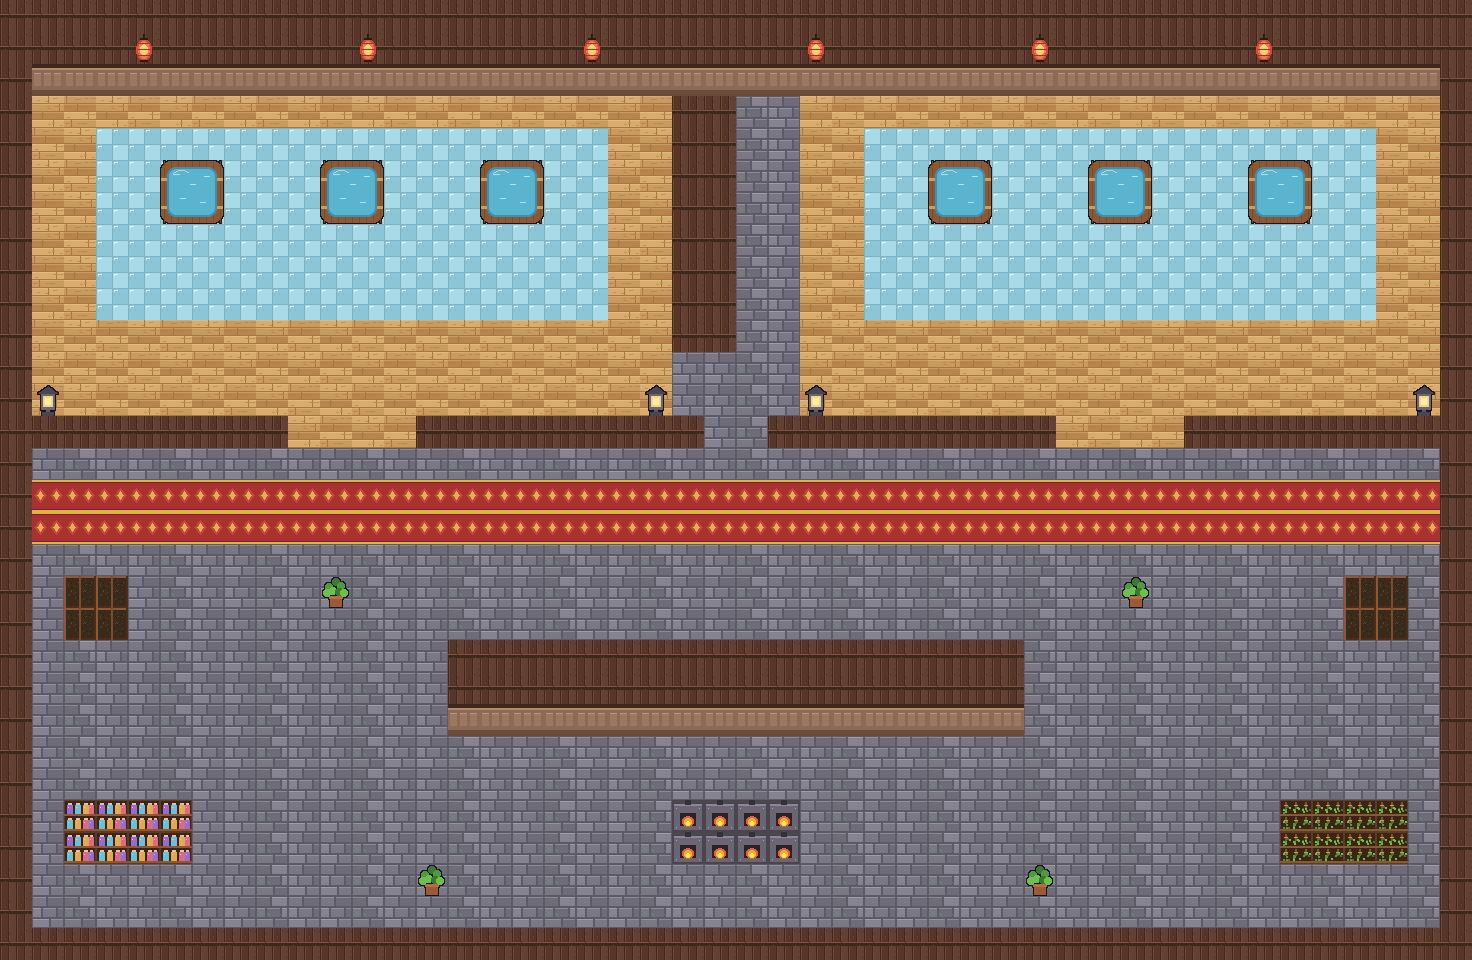

This is a level from a 2D game, rendered from its Tiled map with the project's own tilesets. A one-line summary and the map file follow, with tile-layer data summarised:
An orthogonal 46x30 tile map with 32x32 px tiles, 2 tile layers (piso, decoracion) and 54 objects (tina_1, tina_2, tina_3, tina_4, tina_5, ...).

<map version="1.10" tiledversion="1.10.2" orientation="orthogonal" renderorder="right-down" width="46" height="30" tilewidth="32" tileheight="32" infinite="0" nextlayerid="5" nextobjectid="55">
 <tileset firstgid="1" name="casa_banos" tilewidth="32" tileheight="32" tilecount="24" columns="4">
  <image source="tileset_casa_banos.png" width="128" height="192" />
 </tileset>
 <layer id="1" name="piso" width="46" height="30">
  <data>[1380 cells, 1380 non-empty, 7 distinct tile ids]</data>
 </layer>
 <layer id="2" name="decoracion" width="46" height="30">
  <data>[1380 cells, 386 non-empty, 13 distinct tile ids]</data>
 </layer>
 <objectgroup id="3" name="colisiones">
  <object id="1" x="0" y="0" width="1472" height="96" />
  <object id="2" x="0" y="928" width="1472" height="32" />
  <object id="3" x="0" y="0" width="32" height="960" />
  <object id="4" x="1440" y="0" width="32" height="960" />
  <object id="5" x="160" y="160" width="64" height="64" />
  <object id="6" x="320" y="160" width="64" height="64" />
  <object id="7" x="480" y="160" width="64" height="64" />
  <object id="8" x="928" y="160" width="64" height="64" />
  <object id="9" x="1088" y="160" width="64" height="64" />
  <object id="10" x="1248" y="160" width="64" height="64" />
  <object id="11" x="32" y="416" width="256" height="32" />
  <object id="12" x="416" y="416" width="288" height="32" />
  <object id="13" x="672" y="96" width="64" height="256" />
  <object id="14" x="768" y="416" width="288" height="32" />
  <object id="15" x="1184" y="416" width="256" height="32" />
  <object id="16" x="448" y="640" width="576" height="64" />
  <object id="17" x="64" y="800" width="128" height="64" />
  <object id="18" x="1280" y="800" width="128" height="64" />
  <object id="19" x="672" y="800" width="128" height="64" />
  <object id="20" x="64" y="576" width="64" height="64" />
  <object id="21" x="1344" y="576" width="64" height="64" />
  <object id="22" x="32" y="384" width="32" height="32" />
  <object id="23" x="640" y="384" width="32" height="32" />
  <object id="24" x="800" y="384" width="32" height="32" />
  <object id="25" x="1408" y="384" width="32" height="32" />
  <object id="26" x="416" y="864" width="32" height="32" />
  <object id="27" x="1024" y="864" width="32" height="32" />
  <object id="28" x="320" y="576" width="32" height="32" />
  <object id="29" x="1120" y="576" width="32" height="32" />
 </objectgroup>
 <objectgroup id="4" name="interactivos">
  <object id="30" name="tina_1" x="160" y="160" width="64" height="64">
   <properties>
    <property name="tipo" value="tina" />
   </properties>
  </object>
  <object id="31" name="tina_2" x="320" y="160" width="64" height="64">
   <properties>
    <property name="tipo" value="tina" />
   </properties>
  </object>
  <object id="32" name="tina_3" x="480" y="160" width="64" height="64">
   <properties>
    <property name="tipo" value="tina" />
   </properties>
  </object>
  <object id="33" name="tina_4" x="928" y="160" width="64" height="64">
   <properties>
    <property name="tipo" value="tina" />
   </properties>
  </object>
  <object id="34" name="tina_5" x="1088" y="160" width="64" height="64">
   <properties>
    <property name="tipo" value="tina" />
   </properties>
  </object>
  <object id="35" name="tina_6" x="1248" y="160" width="64" height="64">
   <properties>
    <property name="tipo" value="tina" />
   </properties>
  </object>
  <object id="36" name="almacen_sales" x="64" y="800" width="128" height="64">
   <properties>
    <property name="tipo" value="almacen_sales" />
   </properties>
  </object>
  <object id="37" name="estante_hierbas" x="1280" y="800" width="128" height="64">
   <properties>
    <property name="tipo" value="estante_hierbas" />
   </properties>
  </object>
  <object id="38" name="caldera" x="672" y="800" width="128" height="64">
   <properties>
    <property name="tipo" value="caldera" />
   </properties>
  </object>
  <object id="39" name="deposito_suciedad" x="64" y="576" width="64" height="64">
   <properties>
    <property name="tipo" value="deposito_suciedad" />
   </properties>
  </object>
  <object id="40" name="deposito_suciedad_2" x="1344" y="576" width="64" height="64">
   <properties>
    <property name="tipo" value="deposito_suciedad" />
   </properties>
  </object>
  <object id="41" name="spawn_jugador_1" x="672" y="544" width="32" height="32">
   <properties>
    <property name="tipo" value="spawn_jugador_1" />
   </properties>
  </object>
  <object id="42" name="spawn_jugador_2" x="768" y="544" width="32" height="32">
   <properties>
    <property name="tipo" value="spawn_jugador_2" />
   </properties>
  </object>
  <object id="43" name="ruta_hedor_1" x="320" y="352" width="32" height="32">
   <properties>
    <property name="tipo" value="ruta_hedor" />
   </properties>
  </object>
  <object id="44" name="ruta_hedor_2" x="320" y="512" width="32" height="32">
   <properties>
    <property name="tipo" value="ruta_hedor" />
   </properties>
  </object>
  <object id="45" name="ruta_hedor_3" x="160" y="544" width="32" height="32">
   <properties>
    <property name="tipo" value="ruta_hedor" />
   </properties>
  </object>
  <object id="46" name="ruta_hedor_4" x="256" y="736" width="32" height="32">
   <properties>
    <property name="tipo" value="ruta_hedor" />
   </properties>
  </object>
  <object id="47" name="ruta_hedor_5" x="704" y="736" width="32" height="32">
   <properties>
    <property name="tipo" value="ruta_hedor" />
   </properties>
  </object>
  <object id="48" name="ruta_hedor_6" x="1152" y="736" width="32" height="32">
   <properties>
    <property name="tipo" value="ruta_hedor" />
   </properties>
  </object>
  <object id="49" name="ruta_hedor_7" x="1248" y="544" width="32" height="32">
   <properties>
    <property name="tipo" value="ruta_hedor" />
   </properties>
  </object>
  <object id="50" name="ruta_hedor_8" x="1120" y="512" width="32" height="32">
   <properties>
    <property name="tipo" value="ruta_hedor" />
   </properties>
  </object>
  <object id="51" name="ruta_hedor_9" x="1120" y="352" width="32" height="32">
   <properties>
    <property name="tipo" value="ruta_hedor" />
   </properties>
  </object>
  <object id="52" name="ruta_hedor_10" x="736" y="352" width="32" height="32">
   <properties>
    <property name="tipo" value="ruta_hedor" />
   </properties>
  </object>
  <object id="53" name="ruta_hedor_11" x="736" y="512" width="32" height="32">
   <properties>
    <property name="tipo" value="ruta_hedor" />
   </properties>
  </object>
  <object id="54" name="ruta_hedor_12" x="384" y="512" width="32" height="32">
   <properties>
    <property name="tipo" value="ruta_hedor" />
   </properties>
  </object>
 </objectgroup>
</map>
